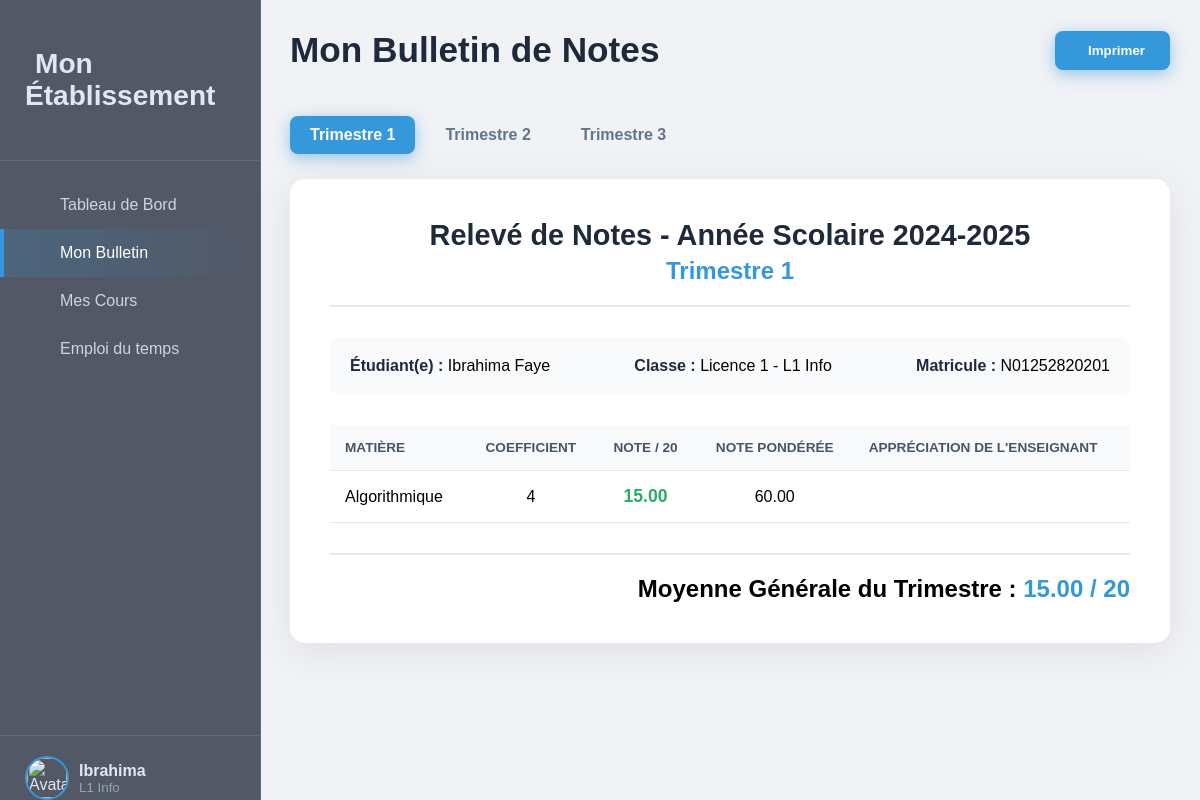
The app's page /etudiant/bulletin.php with its own data.
### tables this page shows
CREATE TABLE IF NOT EXISTS `etudiants` (
  `id` int NOT NULL AUTO_INCREMENT,
  `utilisateur_id` int DEFAULT NULL,
  `classe_id` int DEFAULT NULL,
  `matricule` varchar(50) DEFAULT NULL,
  PRIMARY KEY (`id`),
  KEY `utilisateur_id` (`utilisateur_id`),
  KEY `classe_id` (`classe_id`)
);

CREATE TABLE IF NOT EXISTS `utilisateurs` (
  `id` int NOT NULL AUTO_INCREMENT,
  `nom` varchar(100) DEFAULT NULL,
  `prenom` varchar(100) DEFAULT NULL,
  `email` varchar(100) DEFAULT NULL,
  `mot_de_passe` varchar(255) DEFAULT NULL,
  `role` enum('admin','enseignant','etudiant') DEFAULT NULL,
  `statut` enum('actif','inactif') DEFAULT 'actif',
  PRIMARY KEY (`id`),
  UNIQUE KEY `email` (`email`)
);

CREATE TABLE IF NOT EXISTS `classes` (
  `id` int NOT NULL AUTO_INCREMENT,
  `nom` varchar(50) DEFAULT NULL,
  `niveau` varchar(50) DEFAULT NULL,
  `annee_scolaire` varchar(20) DEFAULT NULL,
  PRIMARY KEY (`id`)
);

### etudiant/bulletin.php (the view, shortened to what this page needs)
<?php
require_once '../config/db.php';
$user_id = $_SESSION['user']['id'];
$stmt_etudiant = $pdo->prepare("SELECT e.*, u.nom, u.prenom, c.nom AS classe_nom, c.niveau as classe_niveau, c.annee_scolaire FROM etudiants e JOIN utilisateurs u ON e.utilisateur_id = u.id JOIN classes c ON e.classe_id = c.id WHERE e.utilisateur_id = ?");
$stmt_etudiant->execute([$user_id]);
$etudiant = $stmt_etudiant->fetch();
$etudiant_id = $etudiant['id'];
$selected_trimestre = isset($_GET['trimestre']) ? $_GET['trimestre'] : 'T1';
$sql = "
    SELECT
        m.nom AS matiere_nom,
        m.coefficient,
        n.note
    FROM matieres m
    LEFT JOIN notes n ON m.id = n.matiere_id
        AND n.etudiant_id = ?
        AND n.trimestre = ?
    -- On affiche toutes les matières même si l'étudiant n'a pas de note
    -- Pour cela, on doit s'assurer que la matière est enseignée dans la classe de l'étudiant.
    WHERE m.id IN (
        SELECT DISTINCT matiere_id FROM emplois_du_temps WHERE classe_id = ?
    )
    ORDER BY m.nom
";
$params = [$etudiant_id, $selected_trimestre, $etudiant['classe_id']];
$stmt_notes = $pdo->prepare($sql);
$stmt_notes->execute($params);
$bulletin_data = $stmt_notes->fetchAll();
$total_points = 0;
$total_coefficients = 0;
foreach ($bulletin_data as $data) {
    if (!is_null($data['note'])) {
        $total_points += $data['note'] * $data['coefficient'];
        $total_coefficients += $data['coefficient'];
    }
}
$moyenne_generale = ($total_coefficients > 0) ? $total_points / $total_coefficients : 0;
?>
<div class="page-wrapper">
    <aside class="sidebar">
        <div class="sidebar-header"><h3><i class="fas fa-school-flag"></i> Mon Établissement</h3></div>
        <nav class="sidebar-nav">
            <ul>
                <li><a href="dashboard.php" class="nav-link"><i class="fas fa-tachometer-alt fa-fw"></i> <span>Tableau de Bord</span></a></li>
                <li><a href="bulletin.php" class="nav-link active"><i class="fas fa-award fa-fw"></i> <span>Mon Bulletin</span></a></li>
                <li><a href="cours.php" class="nav-link"><i class="fas fa-book fa-fw"></i> <span>Mes Cours</span></a></li>
                <li><a href="emploi.php" class="nav-link"><i class="fas fa-calendar-week fa-fw"></i> <span>Emploi du temps</span></a></li>
            </ul>
        </nav>
        <div class="sidebar-footer">
            <div class="user-profile"><img src="/etablissement/assets/images/student-avatar.png" alt="Avatar"><div class="user-info"><span><?= htmlspecialchars($etudiant['prenom']) ?></span><small><?= htmlspecialchars($etudiant['classe_nom']) ?></small></div></div><a href="/etablissement/auth/logout.php" class="logout-link"><i class="fas fa-sign-out-alt fa-fw"></i></a>
        </div>
    </aside>
    <main class="main-content">
        <div class="page-header">
            <h1><i class="fas fa-award"></i> Mon Bulletin de Notes</h1>
            <button class="btn btn-primary" onclick="window.print()"><i class="fas fa-print"></i> Imprimer</button>
        </div>
        <div class="trimester-tabs">
            <a href="bulletin.php?trimestre=T1" class="<?= $selected_trimestre == 'T1' ? 'active' : '' ?>">Trimestre 1</a>
            <a href="bulletin.php?trimestre=T2" class="<?= $selected_trimestre == 'T2' ? 'active' : '' ?>">Trimestre 2</a>
            <a href="bulletin.php?trimestre=T3" class="<?= $selected_trimestre == 'T3' ? 'active' : '' ?>">Trimestre 3</a>
        </div>
        <div class="bulletin-container">
            <div class="bulletin-header">
                <h2>Relevé de Notes - Année Scolaire <?= htmlspecialchars($etudiant['annee_scolaire']) ?></h2>
                <h3>Trimestre <?= substr($selected_trimestre, 1) ?></h3>
            </div>
            <div class="student-info">
                <div><strong>Étudiant(e) :</strong> <?= htmlspecialchars($etudiant['prenom'] . ' ' . $etudiant['nom']) ?></div>
                <div><strong>Classe :</strong> <?= htmlspecialchars($etudiant['classe_niveau'] . ' - ' . $etudiant['classe_nom']) ?></div>
                <div><strong>Matricule :</strong> <?= htmlspecialchars($etudiant['matricule']) ?></div>
            </div>
            <table class="notes-table">
                <thead>
                    <tr>
                        <th>Matière</th>
                        <th class="text-center">Coefficient</th>
                        <th class="text-center">Note / 20</th>
                        <th class="text-center">Note Pondérée</th>
                        <th>Appréciation de l'enseignant</th>
                    </tr>
                </thead>
                <tbody>
                    <?php if (empty($bulletin_data)): ?>
                        <tr><td colspan="5" class="text-center">Aucune matière ou note disponible pour cette classe.</td></tr>
                    <?php else: ?>
                        <?php foreach ($bulletin_data as $data): ?>
                            <tr>
                                <td><?= htmlspecialchars($data['matiere_nom']) ?></td>
                                <td class="text-center"><?= htmlspecialchars($data['coefficient']) ?></td>
                                <td class="text-center">
                                    <?php
                                    if (!is_null($data['note'])) {
                                        $note = floatval($data['note']);
                                        $class = 'note-medium';
                                        if ($note >= 12) $class = 'note-good';
                                        echo '<span class="note-value ' . $class . '">' . number_format($note, 2) . '</span>';
                                    } else {
                                        echo '<span class="note-na">N/A</span>';
                                    }
                                    ?>
                                </td>
                                <td class="text-center">
                                    <?= !is_null($data['note']) ? number_format($data['note'] * $data['coefficient'], 2) : '<span class="note-na">--</span>' ?>
                                </td>
                                <td>
                                </td>
                            </tr>
                        <?php endforeach; ?>
                    <?php endif; ?>
                </tbody>
            </table>
            <div class="bulletin-footer">
                <div class="moyenne-generale">
                    Moyenne Générale du Trimestre : <span><?= number_format($moyenne_generale, 2) ?> / 20</span>
                </div>
            </div>
        </div>
    </main>
</div>

### etudiant/bulletin.php (style rules this page uses)
.page-wrapper { display:flex; }
.main-content { margin-left:var(--sidebar-width);flex-grow:1;padding:30px; }
.page-header { display:flex;align-items:center;justify-content:space-between;margin-bottom:25px;border-bottom:1px solid #eef2f7;padding-bottom:20px; }
.page-header h1 { font-size:2.2rem;color:var(--text-dark);margin:0; }
.btn { display:inline-flex;align-items:center;justify-content:center;gap:8px;padding:12px 25px;border-radius:8px;text-decoration:none;font-weight:600;transition:all .3s;border:none;cursor:pointer; }
.btn-primary { background:var(--primary-color);color:white;box-shadow:0 4px 15px var(--primary-glow); }
.trimester-tabs { display: flex; gap: 10px; margin-bottom: 25px; }
.trimester-tabs a { padding: 10px 20px; text-decoration: none; font-weight: 600; border-radius: 8px; color: var(--text-light); transition: all 0.3s; }
.trimester-tabs a.active, .trimester-tabs a:hover { color: #fff; background-color: var(--primary-color); box-shadow: 0 4px 15px var(--primary-glow); }
.bulletin-container { background: var(--card-bg); border-radius: 15px; box-shadow: 0 8px 40px rgba(0,0,0,0.08); padding: 40px; animation: fadeIn 0.5s ease-out; }
.bulletin-header { text-align: center; border-bottom: 2px solid var(--border-color); padding-bottom: 20px; margin-bottom: 30px; }
.bulletin-header h2 { font-size: 1.8rem; color: var(--text-dark); margin: 0 0 5px 0; }
.bulletin-header h3 { font-size: 1.5rem; color: var(--primary-color); margin: 0; }
.student-info { display: flex; justify-content: space-between; margin-bottom: 30px; padding: 20px; background: #f8fafc; border-radius: 10px; }
.student-info div { font-size: 1rem; }
.student-info strong { color: var(--text-dark); }
.notes-table { width: 100%; border-collapse: collapse; }
.notes-table th, .notes-table td { padding: 15px; text-align: left; border-bottom: 1px solid var(--border-color); }
.notes-table thead th { background-color: #f8fafc; color: #475569; font-weight: 600; text-transform: uppercase; font-size: 0.85rem; }
.notes-table .text-center { text-align: center; }
.note-value { font-weight: 600; font-size: 1.1rem; }
.note-good { color: #27ae60; }
.bulletin-footer { margin-top: 30px; border-top: 2px solid var(--border-color); padding-top: 20px; text-align: right; }
.moyenne-generale { font-size: 1.5rem; font-weight: 700; }
.moyenne-generale span { color: var(--primary-color); }
.sidebar { width:var(--sidebar-width);height:100vh;position:fixed;background:var(--sidebar-bg);backdrop-filter:blur(10px);-webkit-backdrop-filter:blur(10px);border-right:1px solid rgba(255,255,255,.1);color:#e2e8f0;display:flex;flex-direction:column;padding:20px 0;z-index:1000 }
.sidebar-header { padding:0 25px 20px;font-size:1.5rem;font-weight:600;border-bottom:1px solid rgba(255,255,255,.1) }
.sidebar-nav { flex-grow:1;margin-top:20px }
.sidebar-nav ul { list-style:none;padding:0;margin:0 }
.nav-link { display:flex;align-items:center;padding:15px 25px;color:#cbd5e1;text-decoration:none;font-size:1rem;transition:all .3s ease;position:relative;overflow:hidden }
.nav-link::before { content:'';position:absolute;left:0;top:0;height:100%;width:4px;background:var(--primary-color);transform:scaleY(0);transition:transform .3s ease }
.nav-link.active,.nav-link:hover { background:linear-gradient(90deg,rgba(52,152,219,.2),transparent);color:#fff }
.nav-link.active::before,.nav-link:hover::before { transform:scaleY(1) }
.sidebar-footer { padding:20px 25px;border-top:1px solid rgba(255,255,255,.1);display:flex;align-items:center;justify-content:space-between }
.user-profile { display:flex;align-items:center;gap:10px }
.user-profile img { width:40px;height:40px;border-radius:50%;border:2px solid var(--primary-color) }
.user-info { display:flex;flex-direction:column }
.user-info span { font-weight:600 }
.user-info small { color:#94a3b8 }

### records on screen
etudiants: utilisateur.prenom "Ibrahima", classe.nom "L1 Info", classe.annee_scolaire "2024-2025", utilisateur.nom "Ibrahima Faye", classe.nom "Licence 1 - L1 Info", matricule "N01252820201"

### other values on screen
substr($selected_trimestre, 1) "1"
$data['matiere_nom'] "Algorithmique"
$data['coefficient'] "4"
$note "15.00"
$data['note'] * $data['coefficient'] "60.00"
$moyenne_generale "15.00"
